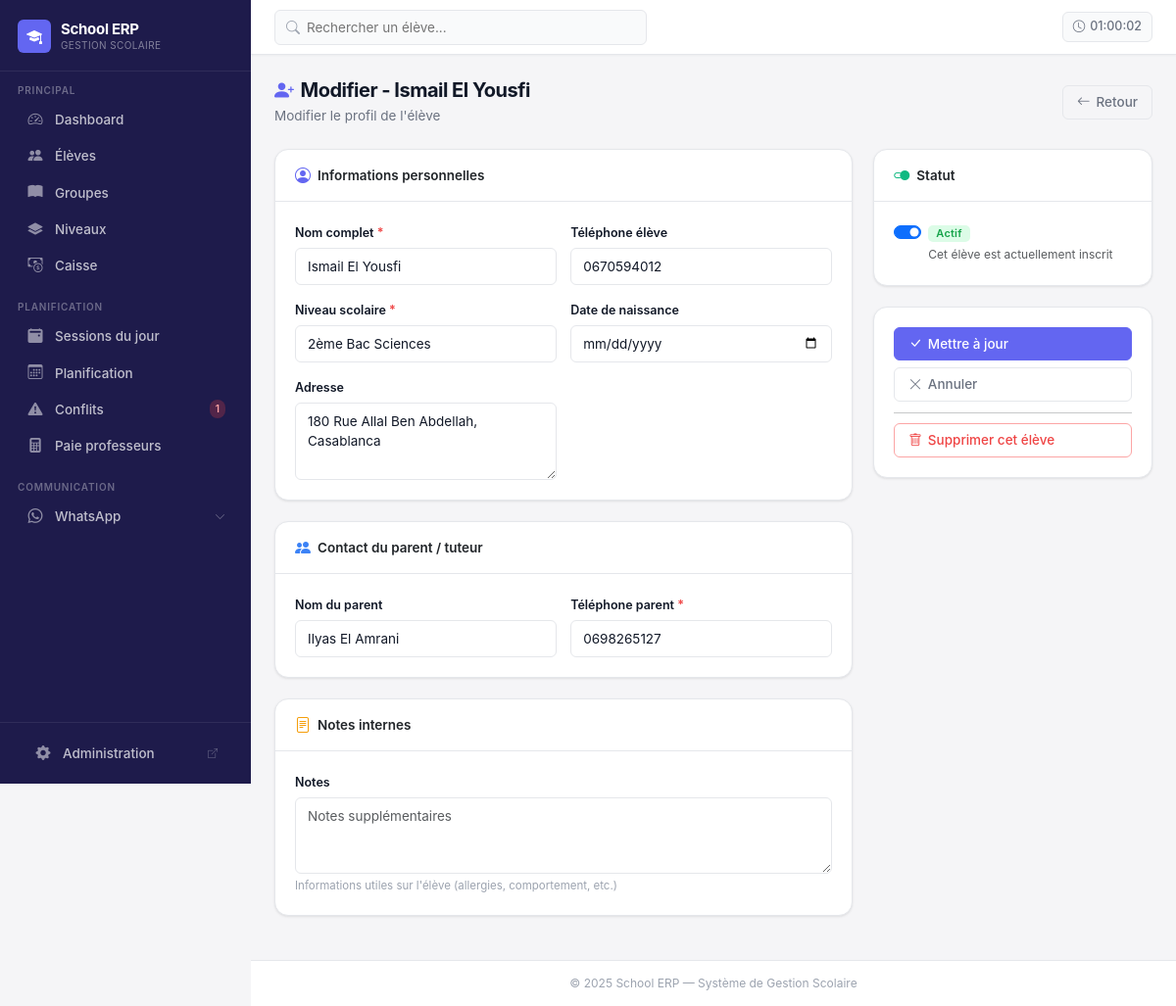
The page /students/1/edit/ (signed in) on the database its author committed.
### core/models.py (models this page shows, shortened)
class Student(models.Model):
    name = models.CharField(max_length=100, verbose_name="Nom complet")
    phone = models.CharField(max_length=20, blank=True, verbose_name="Téléphone élève")
    parent_contact = models.CharField(max_length=20, verbose_name="Téléphone parent")
    parent_name = models.CharField(max_length=100, blank=True, verbose_name="Nom du parent")
    address = models.TextField(blank=True, verbose_name="Adresse")
    date_of_birth = models.DateField(null=True, blank=True, verbose_name="Date de naissance")
    level = models.ForeignKey(
        Level,
        on_delete=models.SET_NULL,
        null=True,
        blank=True,
        related_name='students',
        verbose_name="Niveau scolaire"
    )
    enrollments = models.ManyToManyField(
        CourseGroup,
        through='Enrollment',
        related_name='students',
        verbose_name="Groupes inscrits"
    )
    is_active = models.BooleanField(default=True, verbose_name="Actif")
    created_at = models.DateTimeField(auto_now_add=True)
    notes = models.TextField(blank=True, verbose_name="Notes")
    class Meta:
        verbose_name = "Élève"
        verbose_name_plural = "Élèves"
        ordering = ['name']

### core/views.py (the view)
# urls.py: path('students/<int:student_id>/edit/', views.student_edit, name='student_edit'),
def student_edit(request, student_id):
    student = get_object_or_404(Student, pk=student_id)
    if request.method == 'POST':
        form = StudentForm(request.POST, instance=student)
        if form.is_valid():
            form.save()
            messages.success(request, f'Élève {student.name} mise à jour avec succès!')
            return redirect('core:student_page', student_id=student.id)
    else:
        form = StudentForm(instance=student)
    return render(request, 'core/student_form.html', {
        'form': form,
        'student': student,
        'title': f'Modifier - {student.name}',
        'button_text': 'Mettre à jour'
    })

### core/context_processors.py (called while the page is built)
def conflicts_count(request):
    CACHE_KEY = 'sidebar_conflict_count'
    CACHE_TTL = getattr(settings, 'CONFLICT_CACHE_TTL', 30)  # seconds
    count = cache.get(CACHE_KEY)
    if count is None:
        try:
            from .utils import detect_all_conflicts
            data = detect_all_conflicts()
            count = len(data.get('schedule_conflicts', []))
        except Exception:
            count = 0
        cache.set(CACHE_KEY, count, CACHE_TTL)
    return {'conflict_count': count}

### core/models.py (called while the page is built)
    def __str__(self):
        return self.name

### core/templatetags/nav_active.py (called while the page is built)
@register.simple_tag(takes_context=True)
def active_if(context, *names):
    request = context.get("request")
    if not request or not request.resolver_match:
        return ""
    return "active" if request.resolver_match.url_name in names else ""

### templates/core/student_form.html (shortened to what this page needs)
{% extends 'core/base.html' %}
{% load static %}
{% block content %}
<div class="page-header d-flex align-items-center justify-content-between">
  <div>
    <h1 class="page-title">
      <i class="bi bi-person-plus-fill me-2" style="color:var(--primary);"></i>{{ title }}
    </h1>
    <p class="page-subtitle">
      {% if student %}Modifier le profil de l'élève{% else %}Ajouter un nouvel élève au système{% endif %}
    </p>
  </div>
  <a href="{% url 'core:students_list' %}" class="btn btn-outline-secondary">
    <i class="bi bi-arrow-left"></i> Retour
  </a>
</div>
<form method="post" novalidate>
  <div class="row g-4">
    <div class="col-lg-8">
      <div class="card mb-4">
        <div class="card-header d-flex align-items-center gap-2">
          <i class="bi bi-person-circle" style="color:var(--primary);font-size:16px;"></i>
          <span class="fw-600">Informations personnelles</span>
        </div>
        <div class="card-body">
          <div class="row g-3">
            <div class="col-md-6">
              <label for="{{ form.name.id_for_label }}" class="form-label">
                {{ form.name.label }} <span style="color:var(--danger);">*</span>
              </label>
              {{ form.name }}
            </div>
            <div class="col-md-6">
              <label for="{{ form.phone.id_for_label }}" class="form-label">{{ form.phone.label }}</label>
              {{ form.phone }}
            </div>
            <div class="col-md-6">
              <label for="{{ form.level.id_for_label }}" class="form-label">
                {{ form.level.label }} <span style="color:var(--danger);">*</span>
              </label>
              {{ form.level }}
            </div>
            <div class="col-md-6">
              <label for="{{ form.date_of_birth.id_for_label }}" class="form-label">{{ form.date_of_birth.label }}</label>
              {{ form.date_of_birth }}
            </div>
            <div class="col-md-6">
              <label for="{{ form.address.id_for_label }}" class="form-label">{{ form.address.label }}</label>
              {{ form.address }}
            </div>
          </div>
        </div>
      </div>
      <div class="card mb-4">
        <div class="card-header d-flex align-items-center gap-2">
          <i class="bi bi-people-fill" style="color:#3b82f6;font-size:16px;"></i>
          <span class="fw-600">Contact du parent / tuteur</span>
        </div>
        <div class="card-body">
          <div class="row g-3">
            <div class="col-md-6">
              <label for="{{ form.parent_name.id_for_label }}" class="form-label">{{ form.parent_name.label }}</label>
              {{ form.parent_name }}
            </div>
            <div class="col-md-6">
              <label for="{{ form.parent_contact.id_for_label }}" class="form-label">
                {{ form.parent_contact.label }} <span style="color:var(--danger);">*</span>
              </label>
              {{ form.parent_contact }}
            </div>
          </div>
        </div>
      </div>
      <div class="card mb-4">
        <div class="card-header d-flex align-items-center gap-2">
          <i class="bi bi-file-text" style="color:#f59e0b;font-size:16px;"></i>
          <span class="fw-600">Notes internes</span>
        </div>
        <div class="card-body">
          <label for="{{ form.notes.id_for_label }}" class="form-label">{{ form.notes.label }}</label>
          {{ form.notes }}
          <div class="form-text">Informations utiles sur l'élève (allergies, comportement, etc.)</div>
        </div>
      </div>
    </div>
    <div class="col-lg-4">
      <div class="card mb-4">
        <div class="card-header d-flex align-items-center gap-2">
          <i class="bi bi-toggle2-on" style="color:#10b981;font-size:16px;"></i>
          <span class="fw-600">Statut</span>
        </div>
        <div class="card-body">
          <div class="form-check form-switch">
            {{ form.is_active }}
            <label class="form-check-label" for="{{ form.is_active.id_for_label }}">
              <span class="badge badge-success">Actif</span>
              <div class="text-muted mt-1" style="font-size:12px;">Cet élève est actuellement inscrit</div>
            </label>
          </div>
        </div>
      </div>
      <div class="card">
        <div class="card-body d-flex flex-column gap-2">
          <button type="submit" class="btn btn-primary w-100">
            <i class="bi bi-check-lg"></i> {{ button_text }}
          </button>
          <a href="{% url 'core:students_list' %}" class="btn btn-outline-secondary w-100">
            <i class="bi bi-x-lg"></i> Annuler
          </a>
          {% if student %}
            <hr class="my-1">
            <a href="{% url 'core:student_delete_confirm' student.id %}" class="btn btn-outline-danger w-100">
              <i class="bi bi-trash"></i> Supprimer cet élève
            </a>
          {% endif %}
        </div>
      </div>
    </div>
  </div>
</form>
{% endblock %}

### templates/core/base.html (style rules this page uses)
:root { --font-sans: 'Inter', system-ui, -apple-system, sans-serif; --primary: #6366f1; --primary-dark: #4f46e5; --primary-light: #e0e7ff; --primary-rgb: 99, 102, 241; --sidebar-bg: #1e1b4b; --sidebar-hover: rgba(255, 255, 255, 0.07); --sidebar-active: rgba(99, 102, 241, 0.25); --sidebar-text: rgba(255, 255, 255, 0.72); --sidebar-text-active: #ffffff; --sidebar-accent: #6366f1; --sidebar-width: 256px; --body-bg: #f5f5f7; --surface: #ffffff; --surface-alt: #f9fafb; --border: #e5e7eb; --border-focus: #6366f1; --text-primary: #111827; --text-secondary: #6b7280; --text-muted: #9ca3af; --success: #10b981; --warning: #f59e0b; --danger: #ef4444; --info: #3b82f6; --shadow-xs: 0 1px 2px rgba(0, 0, 0, 0.04); --shadow-sm: 0 1px 3px rgba(0, 0, 0, 0.06), 0 1px 2px rgba(0, 0, 0, 0.04); --shadow-md: 0 4px 6px rgba(0, 0, 0, 0.05), 0 2px 4px rgba(0, 0, 0, 0.04); --shadow-lg: 0 10px 15px rgba(0, 0, 0, 0.05), 0 4px 6px rgba(0, 0, 0, 0.04); --radius-sm: 6px; --radius-md: 10px; --radius-lg: 14px; --radius-xl: 18px; }
*, *::before, *::after { box-sizing: border-box; }
html, body { height: 100%; font-family: var(--font-sans); font-size: 14px; background: var(--body-bg); color: var(--text-primary); -webkit-font-smoothing: antialiased; }
.page-header { margin-bottom: 24px; }
.page-title { font-size: 20px; font-weight: 700; color: var(--text-primary); letter-spacing: -0.025em; margin: 0; }
.page-subtitle { font-size: 13.5px; color: var(--text-secondary); margin: 4px 0 0; }
.card { background: var(--surface); border: 1px solid var(--border); border-radius: var(--radius-lg); box-shadow: var(--shadow-sm); transition: box-shadow 0.2s, transform 0.2s; }
.card-header { background: transparent; border-bottom: 1px solid var(--border); padding: 14px 20px; font-weight: 600; font-size: 13.5px; }
.card-body { padding: 20px; }
.badge { font-size: 11px; font-weight: 600; letter-spacing: 0.02em; padding: 3px 8px; border-radius: 5px; }
.badge-success { background: #dcfce7; color: #16a34a; }
.btn { font-family: var(--font-sans); font-size: 13.5px; font-weight: 500; border-radius: var(--radius-sm); padding: 7px 14px; transition: all 0.15s; display: inline-flex; align-items: center; gap: 6px; line-height: 1.4; border: 1px solid transparent; }
.btn-primary { background: var(--primary); border-color: var(--primary); color: #ffffff; }
.btn-outline-secondary { background: transparent; border-color: var(--border); color: var(--text-secondary); }
.btn-outline-danger { background: transparent; border-color: #fca5a5; color: var(--danger); }
.form-label { font-size: 12.5px; font-weight: 600; color: var(--text-primary); margin-bottom: 5px; }
.form-control, .form-select { font-size: 13.5px; border: 1px solid var(--border); border-radius: var(--radius-sm); padding: 8px 12px; background: var(--surface); color: var(--text-primary); transition: border-color 0.15s, box-shadow 0.15s; }
.form-text { font-size: 11.5px; color: var(--text-muted); margin-top: 4px; }

### templates/core/student_form.html (style rules this page uses)
.fw-600 { font-weight: 600; }

### rows shown on the page
Student: name "Ismail El Yousfi", phone "0670594012", level "2ème Bac Sciences", address "180 Rue Allal Ben Abdellah, Casablanca", parent_name "Ilyas El Amrani", parent_contact "0698265127", is_active "☑"

### other values the page prints
{{ conflict_count }} "1"
{{ title }} "Modifier - Ismail El Yousfi"
{{ button_text }} "Mettre à jour"
